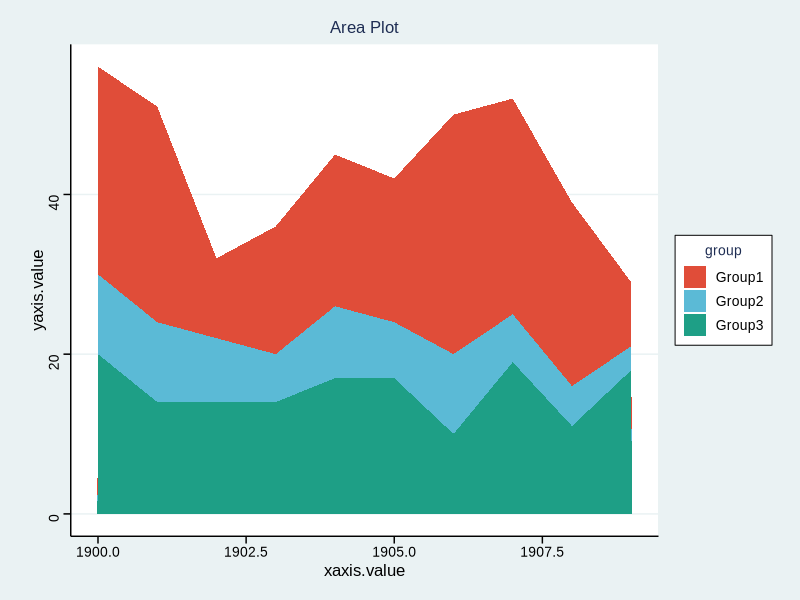

Reproduce this figure in R.
## ---- chunk 1
# Install packages
if (!requireNamespace("ggplot2", quietly = TRUE)) {
  install.packages("ggplot2")
}
if (!requireNamespace("ggthemes", quietly = TRUE)) {
  install.packages("ggthemes")
}

# Load packages
library(ggplot2)
library(ggthemes)
## ---- chunk 2
# Load data
data <- read.table("files/Hiplot/001-area-data.txt", header = T)

# View data
head(data)
## ---- chunk 3
#| label: fig-1Area
#| fig-cap: "Area Plot"
#| out.width: "95%"
#| warning: false

# Area Plot
p <- ggplot(data, aes(x = xaxis.value, y = yaxis.value, fill = group)) +
  geom_area(alpha = 1) +
  ylab("yaxis.value") +
  xlab("xaxis.value") +
  ggtitle("Area Plot") +
  scale_fill_manual(values = c("#e04d39","#5bbad6","#1e9f86")) +
  theme_stata() +
  theme(text = element_text(family = "Arial"),
        plot.title = element_text(size = 12,hjust = 0.5),
        axis.title = element_text(size = 12),
        axis.text = element_text(size = 10),
        axis.text.x = element_text(angle = 0, hjust = 0.5,vjust = 1),
        legend.position = "right",
        legend.direction = "vertical",
        legend.title = element_text(size = 10),
        legend.text = element_text(size = 10))

p
